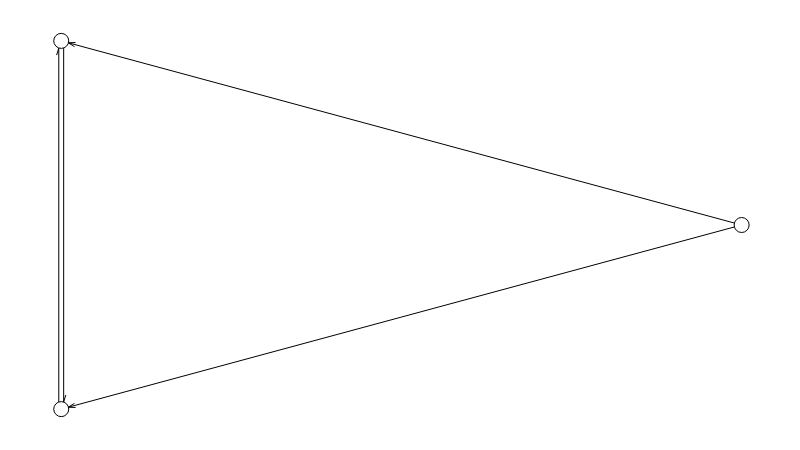

Here is the notebook cell this chart was saved with:
### Code cell
g = fm.load('test_data/test3.gml')
g.set_all_nodes(size=15, labpos='hover')
g.move('kamada_kawai')
g.draw()

### Figure 1 — Plotly figure (JSON) as saved in the notebook; plotly's stock layout.template omitted (floating-point values rounded to 4 significant figures)
{"data": [{"hoverinfo": "none", "line": {"color": "rgb(127, 127, 127)", "dash": "solid", "width": 0}, "mode": "lines", "type": "scatter", "x": [0.3333, 0.3333, null, 0, 1, null], "y": [0, 1, null, 0.5, 0.5, null]}, {"hoverinfo": "none", "line": {"color": "rgb(0, 0, 0)", "dash": "solid", "width": 1}, "mode": "lines", "type": "scatter", "x": [1, 0, null, 0.01039, 0.01948, null, 0.01039, 0.02116, null, 1, 5.266e-08, null, 0.01039, 0.02116, null, 0.01039, 0.01948, null, 0.003592, 0.003592, null, 0.003592, 0.006776, null, -0.003592, -0.003592, null, -0.003592, -0.006776, null], "y": [0.5, 1, null, 0.9948, 0.9842, null, 0.9948, 0.9954, null, 0.5, 0, null, 0.005197, 0.004551, null, 0.005197, 0.01577, null, 1.0, 6.312e-10, null, 0.01969, 0.03849, null, -6.312e-10, 1.0, null, 0.9803, 0.9615, null]}, {"hoverinfo": "text", "marker": {"color": "rgb(255, 255, 255)", "line": {"color": "rgb(0, 0, 0)", "width": 1}, "size": 15, "symbol": "circle"}, "mode": "markers", "text": ["0", "1", "2"], "textfont": {"color": "rgb(0, 0, 0)"}, "textposition": "middle center", "type": "scatter", "x": [1, 0, 5.266e-08], "y": [0.5, 1, 0]}, {"hoverinfo": "none", "mode": "text", "text": [], "textfont": {"color": "rgb(255, 255, 255)"}, "textposition": "middle center", "type": "scatter", "x": [], "y": []}, {"hoverinfo": "none", "mode": "text", "text": [null, null, null], "textfont": {"color": "rgb(0, 0, 0)"}, "textposition": "middle center", "type": "scatter", "x": [1, 0, 5.266e-08], "y": [0.5, 1, 0]}, {"hoverinfo": "none", "mode": "text", "text": [null, null, null, null], "textfont": {"color": "rgb(0, 0, 0)"}, "textposition": "middle center", "type": "scatter", "x": [0.4962, 0.5038, 0.01796, -0.01796], "y": [0.7247, 0.2247, 0.5, 0.5]}, {"hoverinfo": "none", "marker": {"color": "rgba(255, 255, 255, 0)", "line": {"color": "rgba(255, 255, 255, 0)", "width": 0}, "size": 0, "symbol": "circle"}, "mode": "markers", "type": "scatter", "x": [0.5, 0, 1, 0.5], "y": [0, 0.5, 0.5, 1]}], "layout": {"height": 450, "hovermode": "closest", "margin": {"b": 10, "l": 10, "r": 10, "t": 10}, "plot_bgcolor": "rgb(255, 255, 255)", "showlegend": false, "width": 800, "xaxis": {"fixedrange": true, "showgrid": false, "showticklabels": false, "zeroline": false}, "yaxis": {"fixedrange": true, "showgrid": false, "showticklabels": false, "zeroline": false}}}
